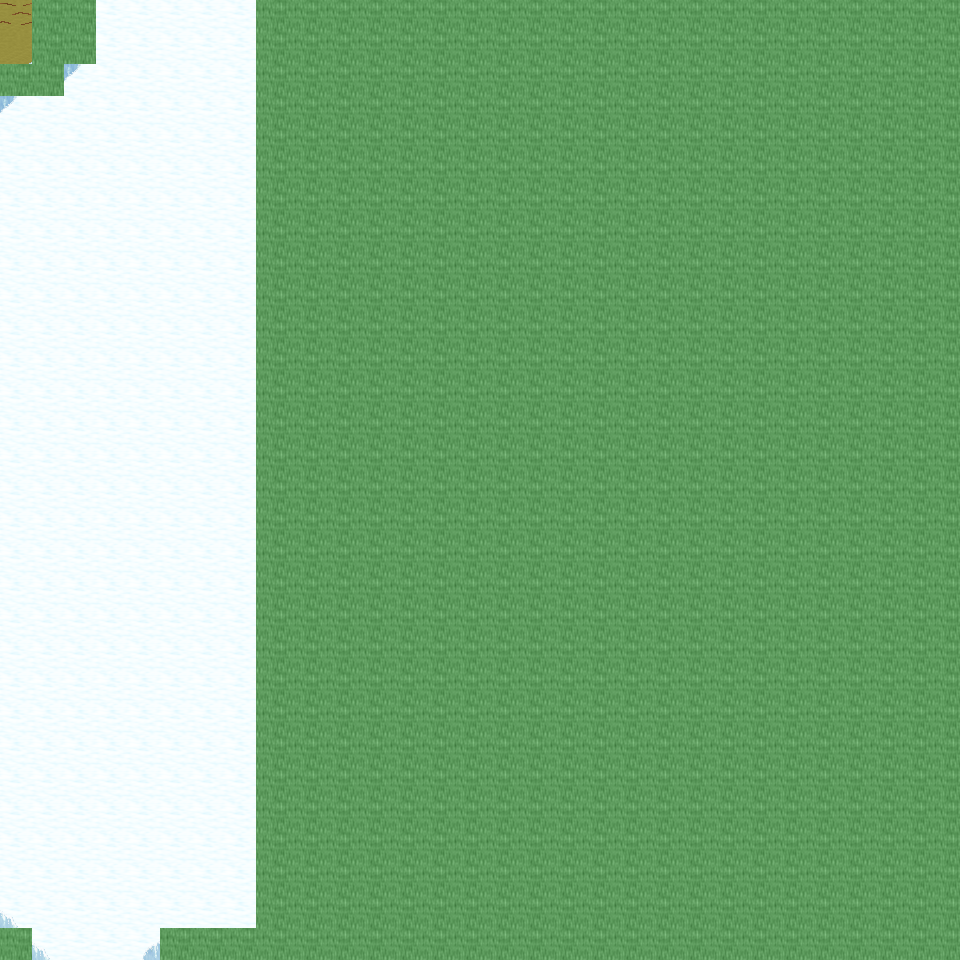

Below is a game level as drawn by its tile map, then a one-line description and the .tmx that defines it (tile-layer data replaced by summaries):
An orthogonal 30x30 tile map with 32x32 px tiles, 6 tile layers (Ground, Object, Object2, Above, ...), 26 tilesets and 5 objects (5x mapchange).

<map version="1.0" orientation="orthogonal" renderorder="right-down" width="30" height="30" tilewidth="32" tileheight="32" nextobjectid="6">
  <tileset firstgid="1" name="tileset_ground_ground" tilewidth="32" tileheight="32" tilecount="33" columns="3">
    <image source="../drawable/tileset_ground_ground.png" width="96" height="352" />
  </tileset>
  <tileset firstgid="34" name="tileset_ground_ice_ice" tilewidth="32" tileheight="32" tilecount="3" columns="3">
    <image source="../drawable/tileset_ground_ice_ice.png" width="96" height="32" />
  </tileset>
  <tileset firstgid="37" name="tileset_plant_grasses" tilewidth="32" tileheight="32" tilecount="6" columns="3">
    <image source="../drawable/tileset_plant_grasses.png" width="96" height="64" />
  </tileset>
  <tileset firstgid="43" name="tileset_plant_flower_daisy_white" tilewidth="32" tileheight="32" tilecount="8" columns="2">
    <image source="../drawable/tileset_plant_flower_daisy_white.png" width="64" height="128" />
  </tileset>
  <tileset firstgid="51" name="tileset_plant_flower_daisy_blue" tilewidth="32" tileheight="32" tilecount="8" columns="2">
    <image source="../drawable/tileset_plant_flower_daisy_blue.png" width="64" height="128" />
  </tileset>
  <tileset firstgid="59" name="tileset_ground_ridge_earth_dark" tilewidth="32" tileheight="32" tilecount="96" columns="12">
    <image source="../drawable/tileset_ground_ridge_earth_dark.png" width="384" height="256" />
  </tileset>
  <tileset firstgid="155" name="tileset_ground_rock_pebbles" tilewidth="32" tileheight="32" tilecount="3" columns="1">
    <image source="../drawable/tileset_ground_rock_pebbles.png" width="32" height="96" />
  </tileset>
  <tileset firstgid="158" name="tileset_ground_grass_edges" tilewidth="32" tileheight="32" tilecount="36" columns="12">
    <image source="../drawable/tileset_ground_grass_edges.png" width="384" height="96" />
  </tileset>
  <tileset firstgid="194" name="tileset_plant_bush_bushes" tilewidth="32" tileheight="32" tilecount="10" columns="5">
    <image source="../drawable/tileset_plant_bush_bushes.png" width="160" height="64" />
  </tileset>
  <tileset firstgid="204" name="tileset_plant_stump_stump_purple" tilewidth="32" tileheight="32" tilecount="4" columns="2">
    <image source="../drawable/tileset_plant_stump_stump_purple.png" width="64" height="64" />
  </tileset>
  <tileset firstgid="208" name="tileset_building_wall_stone" tilewidth="32" tileheight="32" tilecount="12" columns="3">
    <image source="../drawable/tileset_building_wall_stone.png" width="96" height="128" />
  </tileset>
  <tileset firstgid="220" name="tileset_ground_ridge_ice_2" tilewidth="32" tileheight="32" tilecount="42" columns="7">
    <image source="../drawable/tileset_ground_ridge_ice_2.png" width="224" height="192" />
  </tileset>
  <tileset firstgid="262" name="tileset_plant_tree_tree_green" tilewidth="32" tileheight="32" tilecount="88" columns="8">
    <image source="../drawable/tileset_plant_tree_tree_green.png" width="256" height="352" />
  </tileset>
  <tileset firstgid="350" name="tileset_building_window_window_long" tilewidth="32" tileheight="32" tilecount="3" columns="3">
    <image source="../drawable/tileset_building_window_window_long.png" width="96" height="32" />
  </tileset>
  <tileset firstgid="353" name="tileset_building_window_window_right" tilewidth="32" tileheight="32" tilecount="2" columns="2">
    <image source="../drawable/tileset_building_window_window_right.png" width="64" height="32" />
  </tileset>
  <tileset firstgid="355" name="tileset_building_door_door_n" tilewidth="32" tileheight="32" tilecount="6" columns="3">
    <image source="../drawable/tileset_building_door_door_n.png" width="96" height="64" />
  </tileset>
  <tileset firstgid="361" name="tileset_building_door_closed_with_key" tilewidth="32" tileheight="32" tilecount="1" columns="1">
    <image source="../drawable/tileset_building_door_closed_with_key.png" width="32" height="32" />
  </tileset>
  <tileset firstgid="362" name="tileset_ground_ladder_horizontal_dark" tilewidth="32" tileheight="32" tilecount="3" columns="1">
    <image source="../drawable/tileset_ground_ladder_horizontal_dark.png" width="32" height="96" />
  </tileset>
  <tileset firstgid="365" name="tileset_ground_ladder_vertical_dark" tilewidth="32" tileheight="32" tilecount="3" columns="3">
    <image source="../drawable/tileset_ground_ladder_vertical_dark.png" width="96" height="32" />
  </tileset>
  <tileset firstgid="368" name="tileset_building_roof_yellow" tilewidth="32" tileheight="32" tilecount="20" columns="5">
    <image source="../drawable/tileset_building_roof_yellow.png" width="160" height="128" />
  </tileset>
  <tileset firstgid="388" name="tileset_logic_creature_gnome" tilewidth="32" tileheight="32" tilecount="6" columns="6">
    <image source="../drawable/tileset_logic_creature_gnome.png" width="192" height="32" />
  </tileset>
  <tileset firstgid="394" name="tileset_logic_collision" tilewidth="32" tileheight="32" tilecount="1" columns="1">
    <image source="../drawable/tileset_logic_collision.png" width="32" height="32" />
  </tileset>
  <tileset firstgid="395" name="tileset_item_blood_nsew_stains" tilewidth="32" tileheight="32" tilecount="4" columns="2">
    <image source="../drawable/tileset_item_blood_nsew_stains.png" width="64" height="64" />
  </tileset>
  <tileset firstgid="399" name="tileset_item_blood_floor_stain" tilewidth="32" tileheight="32" tilecount="1" columns="1">
    <image source="../drawable/tileset_item_blood_floor_stain.png" width="32" height="32" />
  </tileset>
  <tileset firstgid="400" name="tileset_ground_blue_paving" tilewidth="32" tileheight="32" tilecount="2" columns="1">
    <image source="../drawable/tileset_ground_blue_paving.png" width="32" height="64" />
  </tileset>
  <tileset firstgid="402" name="tileset_ground_green_paving" tilewidth="32" tileheight="32" tilecount="18" columns="3">
    <image source="../drawable/tileset_ground_green_paving.png" width="96" height="192" />
  </tileset>
  <layer name="Ground" width="30" height="30">
    <data>[900 cells, 900 non-empty, 4 distinct tile ids]</data>
  </layer>
  <layer name="Object" width="30" height="30">
    <data>[900 cells, 88 non-empty, 22 distinct tile ids]</data>
  </layer>
  <layer name="Object2" width="30" height="30">
    <data>[900 cells, 0 non-empty, 0 distinct tile ids]</data>
  </layer>
  <layer name="Above" width="30" height="30">
    <data>[900 cells, 0 non-empty, 0 distinct tile ids]</data>
  </layer>
  <layer name="Above2" width="30" height="30">
    <data>[900 cells, 0 non-empty, 0 distinct tile ids]</data>
  </layer>
  <layer name="Walkable" width="30" height="30">
    <data>[900 cells, 670 non-empty, 1 distinct tile ids]</data>
  </layer>
  <objectgroup name="MapEvents">
    <object id="1" name="north" type="mapchange" x="0" y="0" width="32" height="32">
      <properties>
        <property name="map" value="0_ados_mountain_n2_w2_x4_y0" />
        <property name="place" value="south" />
      </properties>
    </object>
    <object id="2" name="north2" type="mapchange" x="96" y="0" width="160" height="32">
      <properties>
        <property name="map" value="0_ados_mountain_n2_w2_x4_y0" />
        <property name="place" value="south2" />
      </properties>
    </object>
    <object id="3" name="south" type="mapchange" x="32" y="928" width="128" height="32">
      <properties>
        <property name="map" value="0_ados_mountain_n2_w2_x4_y2" />
        <property name="place" value="north" />
      </properties>
    </object>
    <object id="4" name="west" type="mapchange" x="0" y="0" width="32" height="64">
      <properties>
        <property name="map" value="0_ados_mountain_n2_w2_x3_y1" />
        <property name="place" value="east" />
      </properties>
    </object>
    </objectgroup>
</map>
<!-- 1 of 5 objects omitted -->
